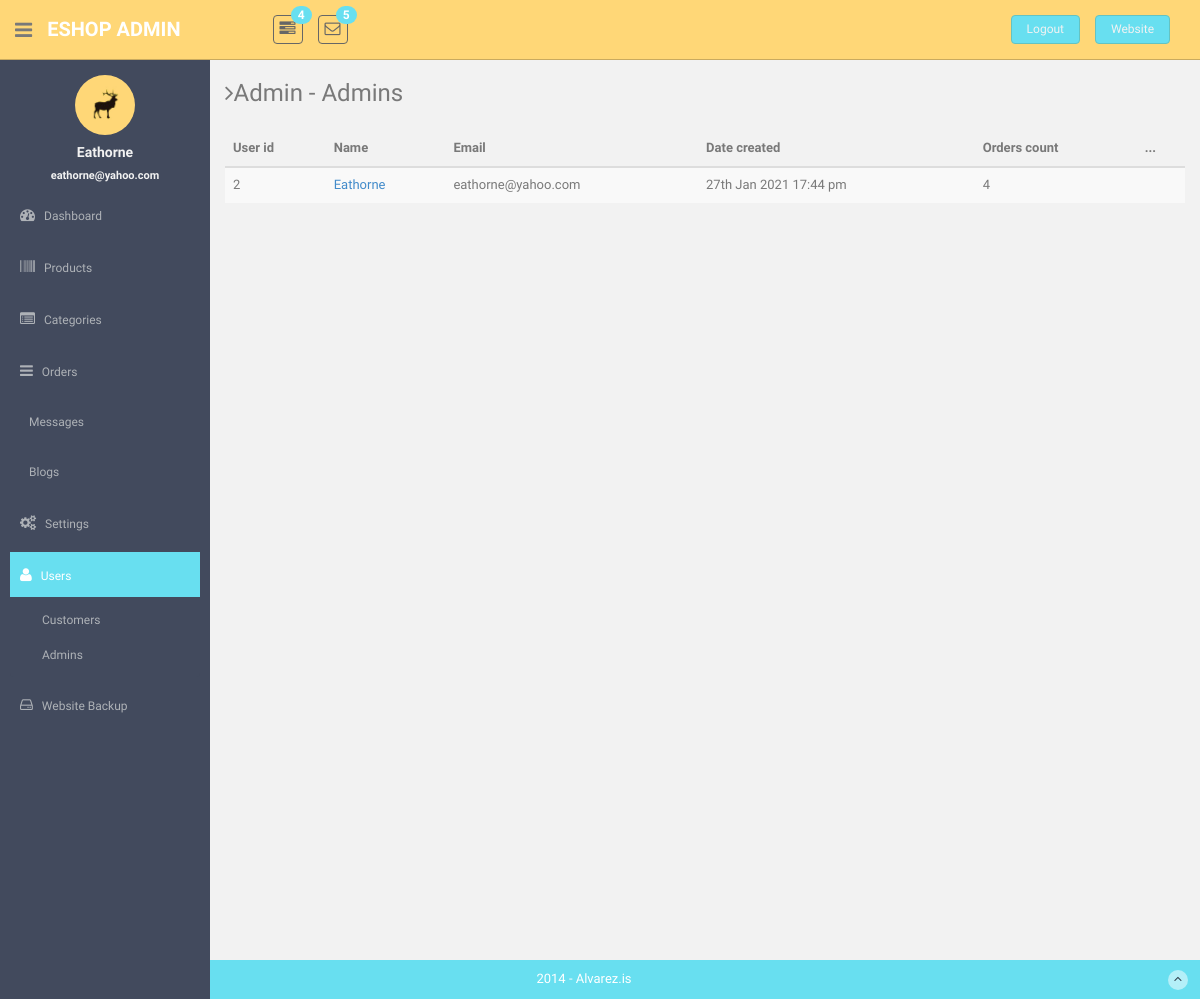
The page /admin/users/admins (signed in) on the database its author committed.
### tables this page shows
CREATE TABLE `users` (
  `id` bigint(20) NOT NULL,
  `url_address` varchar(60) NOT NULL,
  `name` varchar(100) NOT NULL,
  `email` varchar(100) NOT NULL,
  `password` varchar(64) NOT NULL,
  `date` datetime NOT NULL,
  `rank` varchar(8) NOT NULL
);

### app/controllers/admin.php (called while the page is built, shortened)
<?php
Class Admin extends Controller
{
	function users($type = "customers"){
		$User = $this->load_model('User');
		$Order = $this->load_model('Order');
		$user_data = $User->check_login(true, ["admin"]);
		if(is_object($user_data)){
			$data['user_data'] = $user_data;
		}
		if($type == "admins"){
			$users = $User->get_admins();
		}else{
			$users = $User->get_customers();
		}
		if(is_array($users)){
			foreach ($users as $key => $row) {
				$orders_num = $Order->get_orders_count($row->url_address);
				$users[$key]->orders_count = $orders_num;
			}
		}
		$data['users'] = $users;
		$data['page_title'] = "Admin - $type";
		$data['current_page'] = "users";
		$this->view("admin/users",$data);
	}
}

### app/core/app.php (called while the page is built, shortened)
<?php
Class App
{
	protected $method = "index";
	public function __construct()
	{
		$url = $this->parseURL();
		$url[0] = str_replace("-", "_", $url[0]);
		if(file_exists("../app/controllers/" . strtolower($url[0]) . ".php"))
		{
			unset($url[0]);
		}
		$this->controller = new $this->controller;
		if(isset($url[1]))
		{
			$url[1] = strtolower($url[1]);
			if(method_exists($this->controller, $url[1]))
			{
				$this->method = $url[1];
				unset($url[1]);
			}
		}
		$this->params = (count($url) > 0) ? $url : ["home"];
		call_user_func_array([$this->controller,$this->method], $this->params);
	}
	private function parseURL()
	{
		$url = isset($_GET['url']) ? $_GET['url'] : "home";
		return explode("/", filter_var(trim($url,"/"),FILTER_SANITIZE_URL));
 	}
}

### public/index.php (called while the page is built, shortened)
<?php
$app = new App();

### app/core/database.php (called while the page is built, shortened)
<?php
Class Database
{
	public static $con;
	public function __construct()
	{
		try{
			$string = DB_TYPE . ":host=". DB_HOST .";dbname=". DB_NAME;
			self::$con = new PDO($string,DB_USER,DB_PASS);
		}catch (PDOException $e){
			die($e->getMessage());
		}
	}
 	public static function newInstance()
	{
		return $instance = new self();
 	}
	public function read($query,$data = array())
	{
		$stm = self::$con->prepare($query);
		$result = $stm->execute($data);
		if($result){
			$data = $stm->fetchAll(PDO::FETCH_OBJ);
			if(is_array($data) && count($data) > 0)
			{
				return $data;
			}
		}
		return false;
	}
}

### app/models/user.class.php (called while the page is built, shortened)
<?php
Class User
{
	public function get_admins()
	{
		$db = Database::newInstance();
		$arr = false;
		$arr['rank'] = "admin";
		$query = "select * from users where rank = :rank ";
		$result = $db->read($query,$arr);
		if(is_array($result))
		{
			return $result;
		}
		return false;
	}
	public function check_login($redirect = false, $allowed = array())
	{
		$db = Database::getInstance();
		if(count($allowed) > 0){
			$arr['url'] = $_SESSION['user_url'];
			$query = "select * from users where url_address = :url limit 1";
			$result = $db->read($query,$arr);
			if(is_array($result))
			{
				$result = $result[0];
				if(in_array($result->rank, $allowed)){
					return $result;
				}
			}
			die;
		}
		return false;
	}
}

### app/models/order.class.php (called while the page is built, shortened)
<?php
Class Order extends Controller
{
	public function get_orders_count($user_url){
		$db = Database::newInstance();
		$data['user_url'] = $user_url;
		$query = "select id from orders where user_url = :user_url ";
		$result = $db->read($query,$data);
		$orders = is_array($result) ? count($result) : 0;
		return $orders;
	}
}

### app/views/eshop/admin/users.php (the view, shortened to what this page needs)
<?php $this->view("admin/sidebar",$data); ?>
<table class="table table-striped table-advance table-hover">
	<thead>
		<tr><th>User id</th><th>Name</th><th>Email</th><th>Date created</th><th>Orders count</th><th>...</th></tr>
	</thead>
	<tbody>
		<?php if(isset($users) && is_array($users)):?>
			<?php foreach($users as $user):?>
				<tr style="position: relative;"><td><?=$user->id?></td><td><a href="<?=ROOT?>profile/<?=$user->url_address?>"><?=$user->name?></a></td><td><?=$user->email?></td><td><?=date("jS M Y H:i a",strtotime($user->date))?></td>
					<td>
						<?=$user->orders_count?>
					</td>
					<td>
					</td>
				</tr>
			<?php endforeach;?>
		<?php endif;?>
	</tbody>
</table>

### app/views/eshop/admin/sidebar.php (shortened to what this page needs)
<aside>
    <div id="sidebar"  class="nav-collapse ">
        <ul class="sidebar-menu" id="nav-accordion">
        	  <p class="centered"><a href="profile.html"><img src="<?=ASSETS . THEME ?>admin/img/ui-sam.jpg" class="img-circle" width="60"></a></p>
            <h5 class="centered"><?=$data['user_data']->name?></h5>
        	  <h5 class="centered" style="font-size: 11px;"><?=$data['user_data']->email?></h5>
            <li class="sub-menu">
                <a href="javascript:;" >
                    <i class="fa fa-dashboard"></i>
                    <span>Dashboard</span>
                </a>
            </li>
            <li class="sub-menu">
                <a <?=(isset($current_page) && $current_page == "products") ? ' class="active" ':''; ?> href="<?=ROOT?>admin/products" >
                    <i class="fa fa-barcode"></i>
                    <span>Products</span>
                </a>
            </li>
            <li class="sub-menu">
                <a <?=(isset($current_page) && $current_page == "categories") ? ' class="active" ':''; ?> href="<?=ROOT?>admin/categories" >
                    <i class="fa fa-list-alt"></i>
                    <span>Categories</span>
                </a>
            </li>
            <li class="sub-menu">
                <a <?=(isset($current_page) && $current_page == "orders") ? ' class="active" ':''; ?> href="<?=ROOT?>admin/orders" >
                    <i class="fa fa-reorder"></i>
                    <span>Orders</span>
                </a>
            </li>
            <li class="sub-menu">
                <a <?=(isset($current_page) && $current_page == "messages") ? ' class="active" ':''; ?> href="<?=ROOT?>admin/messages" >
                    <span>Messages</span>
                </a>
            </li>
            <li class="sub-menu">
                <a <?=(isset($current_page) && $current_page == "blogs") ? ' class="active" ':''; ?> href="<?=ROOT?>admin/blogs" >
                    <span>Blogs</span>
                </a>
            </li>
            <li class="sub-menu">
                <a <?=(isset($current_page) && $current_page == "settings") ? ' class="active" ':''; ?> href="<?=ROOT?>admin/settings" >
                    <i class="fa fa-cogs"></i>
                    <span>Settings</span>
                </a>
            </li>
            <li class="sub-menu">
                <a <?=(isset($current_page) && $current_page == "users") ? ' class="active" ':''; ?> href="<?=ROOT?>admin/users" >
                    <i class="fa fa-user"></i>
                    <span>Users</span>
                </a>
                <ul class="sub">
                    <li><a  href="<?=ROOT?>admin/users/customers">Customers</a></li>
                    <li><a  href="<?=ROOT?>admin/users/admins">Admins</a></li>
                 </ul>
            </li>
            <li class="sub-menu">
                <a href="<?=ROOT?>admin/backup" >
                    <i class="fa  fa-hdd-o"></i>
                    <span>Website Backup</span>
                </a>
            </li>
        </ul>
    </div>
</aside>
<section id="main-content">
    <section class="wrapper site-min-height">
      <h3><i class="fa fa-angle-right"></i><?= ucwords($data['page_title']) ?></h3>
      <div class="row mt">
        <div class="col-lg-12">

### public/assets/eshop/admin/css/style.css (style rules this page uses)
body { color: #797979; background: #f2f2f2; font-family: 'Ruda', sans-serif; padding: 0px !important; margin: 0px !important; font-size:13px; }
ul li { list-style: none; }
a, a:hover, a:focus { text-decoration: none; outline: none; }
.centered { text-align: center; }
.mt { margin-top: 25px; }
#sidebar { width: 210px; height: 100%; position: fixed; background: #424a5d; }
#sidebar h5 { color: #f2f2f2; font-weight: 700; }
#sidebar ul li { position: relative; }
#sidebar .sub-menu > .sub li { padding-left: 32px; }
#sidebar .sub-menu > .sub li:last-child { padding-bottom: 10px; }
ul.sidebar-menu , ul.sidebar-menu li ul.sub { margin: -2px 0 0; padding: 0; }
ul.sidebar-menu { margin-top: 75px; }
#sidebar > ul > li > ul.sub { display: none; }
#sidebar > ul > li.active > ul.sub, #sidebar > ul > li > ul.sub > li > a { display: block; }
ul.sidebar-menu li ul.sub li { background: #424a5d; margin-bottom: 0; margin-left: 0; margin-right: 0; }
ul.sidebar-menu li ul.sub li:last-child { border-radius: 0 0 4px 4px; -webkit-border-radius: 0 0 4px 4px; }
ul.sidebar-menu li ul.sub li a { font-size: 12px; padding: 6px 0; line-height: 35px; height: 35px; -webkit-transition: all 0.3s ease; -moz-transition: all 0.3s ease; -o-transition: all 0.3s ease; -ms-transition: all 0.3s ease; transition: all 0.3s ease; color: #aeb2b7; }
ul.sidebar-menu li { margin-bottom: 5px; margin-left:10px; margin-right:10px; }
ul.sidebar-menu li.sub-menu { line-height: 15px; }
ul.sidebar-menu li a span { display: inline-block; }
ul.sidebar-menu li a { color: #aeb2b7; text-decoration: none; display: block; padding: 15px 0 15px 10px; font-size: 12px; outline: none; -webkit-transition: all 0.3s ease; -moz-transition: all 0.3s ease; -o-transition: all 0.3s ease; -ms-transition: all 0.3s ease; transition: all 0.3s ease; }
ul.sidebar-menu li a.active, ul.sidebar-menu li a:hover, ul.sidebar-menu li a:focus { background: #68dff0; color: #fff; display: block; -webkit-transition: all 0.3s ease; -moz-transition: all 0.3s ease; -o-transition: all 0.3s ease; -ms-transition: all 0.3s ease; transition: all 0.3s ease; }
ul.sidebar-menu li a i { font-size: 15px; padding-right: 6px; }
ul.sidebar-menu li a.active i { color: #fff; }
#main-content { margin-left: 210px; }
.wrapper { display: inline-block; margin-top: 60px; padding-left: 15px; padding-right: 15px; padding-bottom: 15px; padding-top: 0px; width: 100%; }
.site-min-height { min-height: 900px; }

### rows shown on the page
users: name "Eathorne", email "eathorne@yahoo.com", id "2", date "27th Jan 2021 17:44 pm", orders_count "4"

### other values the page prints
$data['page_title'] "Admin - Admins"
